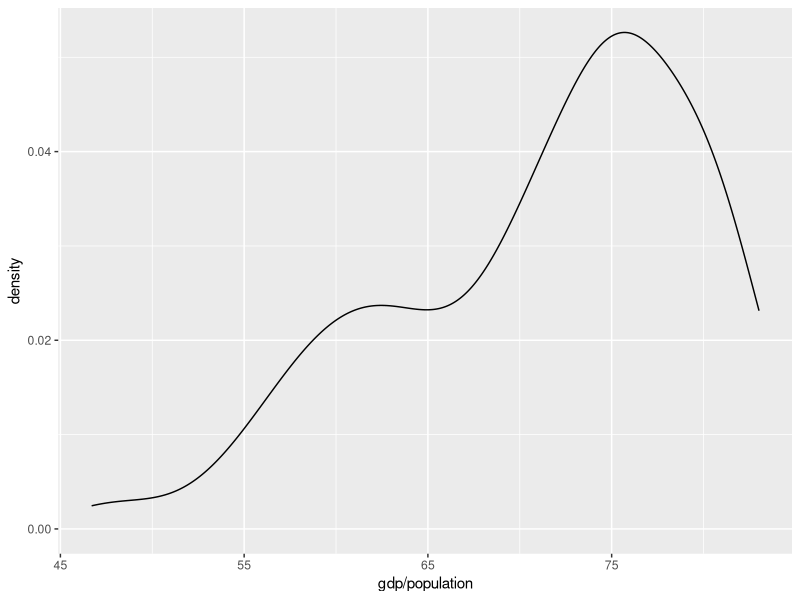
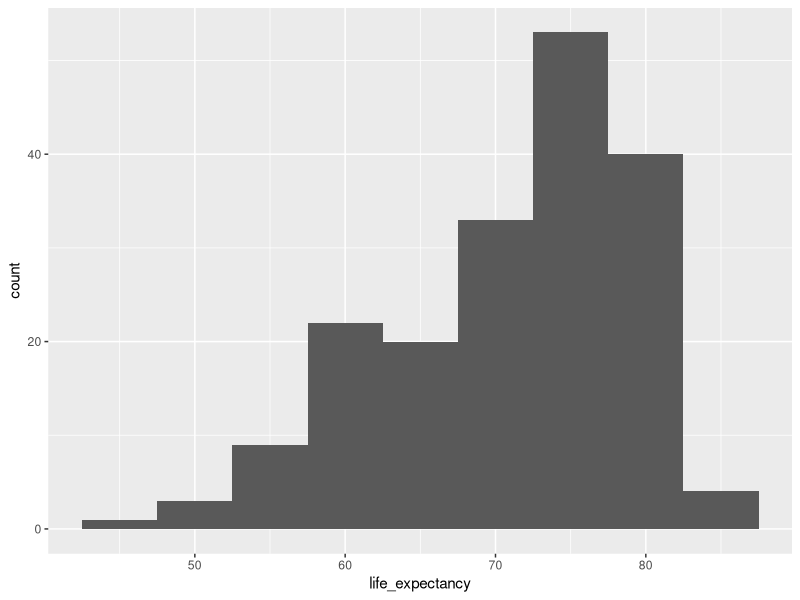
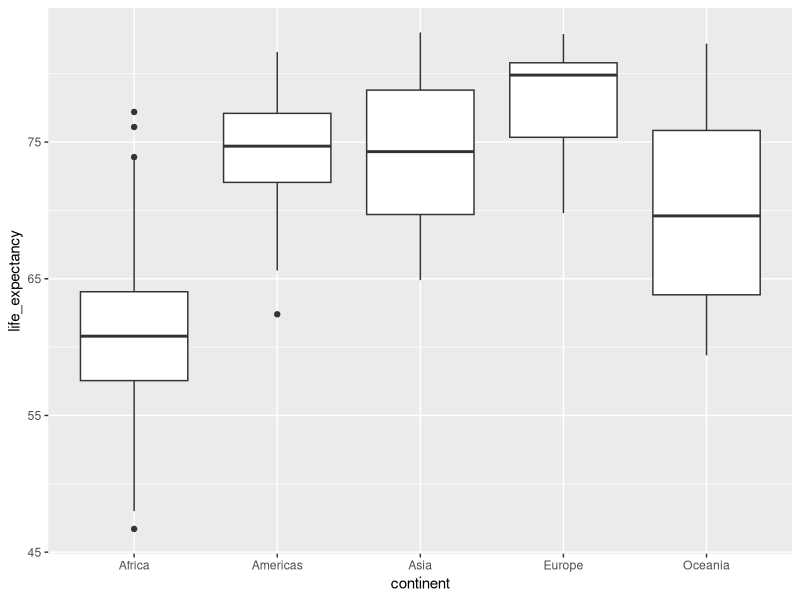

These charts were generated, in order, by the following R code:
## ---- chunk 1
knitr::opts_chunk$set(echo = TRUE)
## ---- chunk 2
library(dslabs) #install.packages("dslabs")
library(tidyverse)
## ---- chunk 3
gap2011 <- gapminder %>% 
  as_tibble() %>% 
  filter(year == 2011)
## ---- chunk 4
#What is the distribution of values (show e.g. in a histogram, a density plot, or boxplot (or all three!)) and does that vary based on continent?

ggplot(gap2011, aes(gdp/population)) +
  geom_density(kernel = "gaussian", aes(life_expectancy)) #color, fill, group, linetype, size, weight  
    
ggplot(gap2011, aes(life_expectancy)) +
  geom_histogram(binwidth = 5) 

ggplot(gap2011) +
  geom_boxplot(aes(x = continent, y = life_expectancy))
  
#How does life expectancy relate to infant mortality rates, fertility, population size, or GDP? How many variables can you display on the same plot and is the most effective or visually appealing way to display the patterns?
